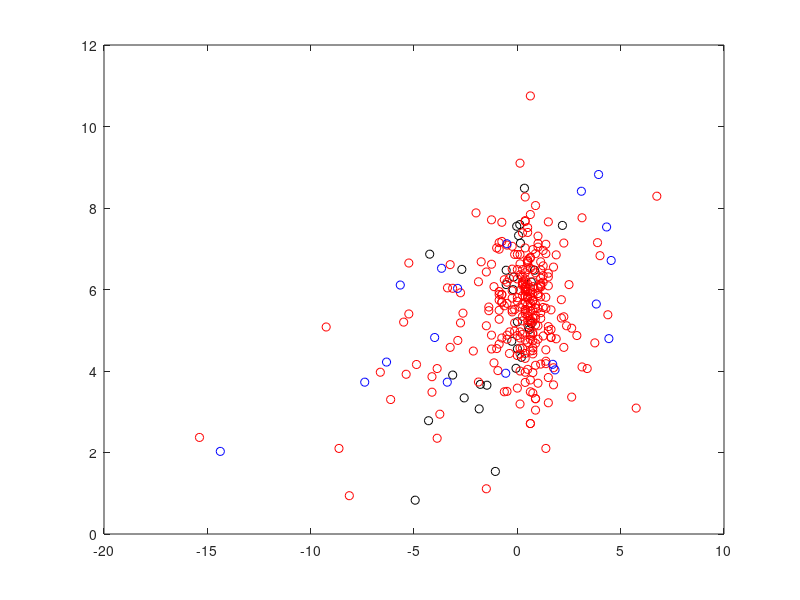

The MATLAB source for this figure: (Note: this script raises an error after producing the figure.)

% Digitized from Mathur 2013 figure 8 using the web plot digitizer
% -alpha by refraction error
mathurData = [   -4.9433   -4.2966   -1.0632   -1.8460   -2.5721   -3.1280   -4.2399   -2.6856   -1.7893   -1.4716   -0.0648    0.1961    0.0032   -0.2690    0.0032    0.6726    0.5478    0.5932   -0.5413   -0.5413   -0.2010   -0.1783    0.6726    0.8314    0.1507    0.0600   -0.0308    0.1167    0.3436    2.1815
   -0.8299   -2.7801   -1.5353   -3.0705   -3.3402   -3.9004   -6.8672   -6.4938   -3.6722   -3.6515   -4.0664   -4.3361   -4.5436   -4.7303   -5.2075   -5.1660   -5.0622   -5.0207   -6.1203   -6.4730   -5.9959   -6.3071   -6.1826   -6.4730   -7.1369   -7.3237   -7.5519   -7.5934   -8.4855   -7.5726];
% Convert the -alpha to positive alpha
mathurData(2,:) = -mathurData(2,:);

% Hashemi 2010
% kapa by refraction error
% Data provided by the corresponding author Akbar Fotouhi on April 23,
% 2018. From the study, there were 279 subjects who had refractive error
% determined under cycloplegia. These data are plotted here.
hashemiData = [6.75	5.75	4.38	4	3.88	3.75	3.38	3.13	3.13	2.88	2.63	2.63	2.5	2.38	2.25	2.25	2.25	2.13	2.13	1.88	1.88	1.75	1.75	1.75	1.63	1.63	1.63	1.63	1.5	1.5	1.5	1.5	1.5	1.5	1.5	1.5	1.38	1.38	1.38	1.38	1.38	1.38	1.38	1.38	1.25	1.25	1.25	1.25	1.25	1.25	1.13	1.13	1.13	1.13	1.13	1.13	1.13	1.13	1.13	1.13	1.13	1	1	1	1	1	1	1	1	1	1	0.88	0.88	0.88	0.88	0.88	0.88	0.88	0.88	0.88	0.88	0.88	0.88	0.88	0.75	0.75	0.75	0.75	0.75	0.75	0.75	0.75	0.75	0.75	0.75	0.75	0.75	0.75	0.75	0.75	0.75	0.75	0.75	0.63	0.63	0.63	0.63	0.63	0.63	0.63	0.63	0.63	0.63	0.63	0.63	0.63	0.63	0.63	0.63	0.63	0.63	0.63	0.63	0.63	0.63	0.63	0.5	0.5	0.5	0.5	0.5	0.5	0.5	0.5	0.5	0.5	0.5	0.5	0.5	0.5	0.5	0.5	0.5	0.5	0.5	0.38	0.38	0.38	0.38	0.38	0.38	0.38	0.38	0.38	0.38	0.38	0.38	0.38	0.38	0.38	0.38	0.38	0.38	0.38	0.38	0.38	0.25	0.25	0.25	0.25	0.25	0.25	0.25	0.25	0.25	0.25	0.25	0.25	0.25	0.13	0.13	0.13	0.13	0.13	0.13	0.13	0.13	0.13	0.13	0.13	0.13	0	0	0	0	0	0	0	0	-0.13	-0.13	-0.13	-0.13	-0.25	-0.25	-0.25	-0.25	-0.25	-0.25	-0.37	-0.38	-0.38	-0.5	-0.5	-0.5	-0.5	-0.5	-0.5	-0.63	-0.63	-0.63	-0.75	-0.75	-0.75	-0.75	-0.75	-0.75	-0.75	-0.88	-0.88	-0.88	-0.88	-0.88	-0.88	-0.88	-0.88	-0.94	-1	-1	-1.13	-1.13	-1.25	-1.25	-1.25	-1.25	-1.38	-1.38	-1.5	-1.5	-1.5	-1.75	-1.88	-1.88	-2	-2.13	-2.63	-2.75	-2.75	-2.88	-3.13	-3.25	-3.25	-3.38	-3.75	-3.88	-3.88	-4.13	-4.13	-4.88	-5.25	-5.25	-5.38	-5.5	-6.13	-6.63	-8.13	-8.63	-9.25	-15.38
8.29	3.09	5.38	6.83	7.15	4.69	4.06	4.1	7.76	4.87	5.05	3.36	6.12	5.11	7.14	4.58	5.33	5.75	5.3	6.85	4.79	4.08	3.66	6.55	5.5	4.82	5.02	4.83	5.09	7.66	3.84	6.09	6.4	4.99	6.31	3.22	5.81	7.11	4.24	5.54	2.1	6.88	4.52	4.18	6.96	6.58	5.56	6.34	6.18	4.86	5.43	5.82	6.14	6.48	6.06	6.11	4.17	5.29	6.68	6.08	6.28	7.13	5.85	7.04	3.7	7.31	5.54	5.11	4.78	6.04	5.9	8.06	6.88	3.32	3.32	4.14	5.54	4.68	5.13	5.36	6.41	5.29	5.63	3.04	3.96	5.92	5.73	5.3	6.19	4.42	4.94	6.49	5.72	4.74	4.57	3.46	6.07	4.91	5.2	5.5	4.5	6.98	5.73	10.75	6.79	5.82	2.71	3.49	7.84	5.9	4.78	2.71	4.93	6.52	5.95	5.21	5.23	4.87	5.59	6.04	6.77	5.67	5.47	5.26	4.49	3.78	6.7	5.36	6.14	7.4	5.14	5.79	4.04	5.95	6.69	4.7	7.52	6.73	5.83	5.81	5.43	6.65	6.49	5.63	5.24	3.97	5.96	6.19	7.67	6.26	7.69	5.83	6.05	5.47	6.41	3.72	5.41	4.43	7.02	5.51	4.31	5.69	6	6.07	4.76	8.27	5.23	4.56	5.85	7.39	6.15	4.9	6.1	5.63	6.13	6.49	6.19	6.31	5.34	6.36	4.42	6.86	5.98	6.63	3.19	4.56	4.81	9.1	4.96	5.57	4	5.8	6.26	4.87	6.49	3.58	4.38	5.71	6.86	4.98	5.18	5.51	6.86	5.5	5.79	5.97	7.06	5.45	6.5	4.96	6.27	4.43	4.78	7.09	5.66	4.88	3.5	6.18	3.49	6.24	5.6	5.69	5.69	7.18	4.81	5.87	5.88	7.65	5.27	7.15	4.66	5.95	5.88	5.74	6.99	5.49	4.01	7.02	4.55	6.07	4.2	4.88	4.54	6.62	7.71	5.57	5.48	1.11	5.11	6.43	6.68	6.19	3.73	7.88	4.49	5.42	5.18	5.92	4.75	6.03	4.58	6.61	6.04	2.94	2.35	4.06	3.48	3.86	4.16	5.4	6.65	3.92	5.2	3.3	3.97	0.94	2.1	5.08	2.37];

% Tabernero 2007 alpha by axial length
taberneroData = [    22.4046   22.6534   22.2886   22.2222   23.7313   24.6766   25.2736   24.4444   22.4378   22.2554   23.0680   23.0348   23.7479   24.5937   24.7761   25.4726   25.7877   27.8773
    8.8219    8.4110    7.5342    6.7123    7.1233    6.5205    6.1096    6.0274    5.6438    4.7945    4.1644    4.0274    3.9452    3.7260    4.8219    4.2192    3.7260    2.0274];

% Convert axial length in Tabernero to spherical error using the Atchison
% 2006 Eq19
ametropiaFromLength = @(x) (23.58 - x)./0.299;
taberneroData(1,:) = ametropiaFromLength(taberneroData(1,:));

figure

plot(mathurData(1,:),mathurData(2,:),'ok');
hold on
plot(hashemiData(1,:),hashemiData(2,:),'or');
plot(taberneroData(1,:),taberneroData(2,:),'ob');

% Add our model fit
sphericalAmetropias = -15:1:5;
clear alphaAzi alphaEle
for aa = 1:length(sphericalAmetropias)
    eye = modelEyeParameters('sphericalAmetropia',sphericalAmetropias(aa));
    alphaAzi(aa)= eye.axes.visual.degField(1);
    alphaEle(aa)= eye.axes.visual.degField(2);
end
plot(sphericalAmetropias,alphaAzi,'-r')

% Add the Tabernero model
sphericalAmetropias = -15:1:5;
clear alphaAzi alphaEle
for aa = 1:length(sphericalAmetropias)
    % This visual axis yeild an azimuth alpha of 5 deg in the
    % emmetropic eye, matching the Tabernero model
    eye = modelEyeParameters('sphericalAmetropia',sphericalAmetropias(aa),'visualAxisDegRetina',[7.015 0 0]);
    alphaAzi(aa)= eye.axes.visual.degField(1);
    alphaEle(aa)= eye.axes.visual.degField(2);
end
plot(sphericalAmetropias,alphaAzi,':b')

ylim([0 12]);
xlim([-20 10]);
xlabel('spherical refractive error [diopters]');
ylabel('kappa or alpha [deg]');